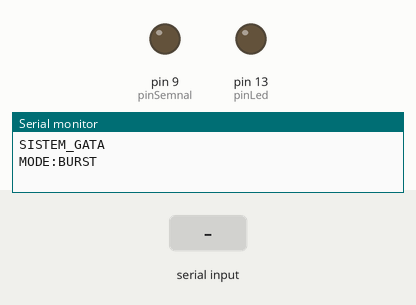
Simulated run of this sketch. Board: Arduino Uno, built with avr-gcc and run on an emulated ATmega328P. Shown: output pins drawn as LEDs (lit = HIGH), the last lines printed to the serial monitor. Dashed ring = blinking. The inputs (shaded band) are chosen by the test bench.

Above: at 1.2 s.
1.3 s: "START\n" received over Serial
At 1.9 s:
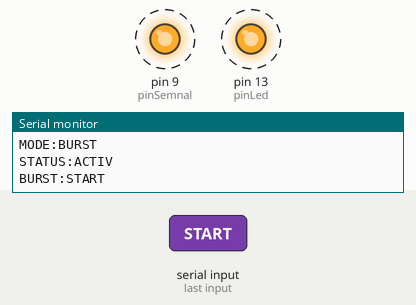
4.3 s: "STOP\n" received over Serial
At 5.1 s:
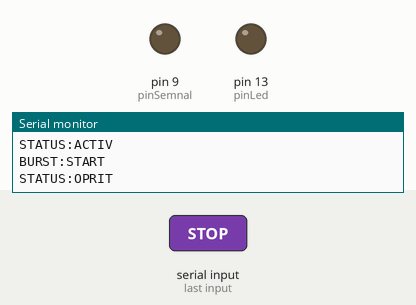
Timing chart, 0 to 7.3 s (numbered marks = the images above; inputs shaded):
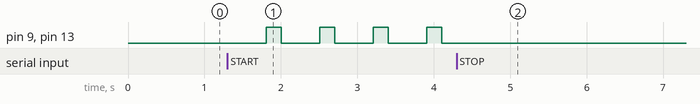

Measured:
- after the input at 1.3 s, pin 9 (pinSemnal), pin 13 (pinLed): alternates HIGH for 0.20 s and LOW for 0.50 s, starting after 0.51 s
- after the input at 4.3 s, pin 9 (pinSemnal), pin 13 (pinLed): stops changing and stays LOW

The sketch:

arduino_stimulator.ino
```cpp
//   STIMULATOR MUSCULAR - CONTROL WEB APP (SERIAL)
//   PROTOCOL DENERVARE - BURST MODE (CALUPURI)

const int pinSemnal = 9;   // Ieșire către driver (OPA541) sau LED de test
const int pinLed = 13;     // LED martor vizual

// Parametri protocol burst (ajustabili prin Web App)
bool stimulareActiva = false;
unsigned long durataImpuls = 200;           // ms - durata unui puls
unsigned long pauzaIntreImpulsuri = 500;    // ms - pauză între pulsuri în calup
unsigned long durataCalup = 8000;           // ms - 8 secunde de pulsuri
unsigned long pauzaIntreCalupuri = 16000;   // ms - 16 secunde pauză între calupuri

// Variabile pentru controlul timpului (Non-blocking)
unsigned long momentAnterior = 0;
unsigned long momentStartCalup = 0;
bool inPuls = false;
bool inCalup = false;

void setup() {
  pinMode(pinSemnal, OUTPUT);
  pinMode(pinLed, OUTPUT);

  // Viteza de comunicare cu Web App
  Serial.begin(9600);

  // Mesaj de confirmare pentru consola Web
  Serial.println("SISTEM_GATA");
  Serial.println("MODE:BURST");
}

void loop() {
  // 1. ASCULTARE COMENZI WEB APP
  if (Serial.available() > 0) {
    String comanda = Serial.readStringUntil('\n');
    comanda.trim();

    if (comanda == "START") {
      stimulareActiva = true;
      inCalup = true;
      momentStartCalup = millis();
      momentAnterior = millis();
      Serial.println("STATUS:ACTIV");
      Serial.println("BURST:START");
    }
    else if (comanda == "STOP") {
      stimulareActiva = false;
      digitalWrite(pinSemnal, LOW);
      digitalWrite(pinLed, LOW);
      inPuls = false;
      inCalup = false;
      Serial.println("STATUS:OPRIT");
    }
    else if (comanda.startsWith("PULS:")) { // Setează durata pulsului (ex: PULS:200)
      durataImpuls = comanda.substring(5).toInt();
      Serial.print("CONFIRM_PULS:");
      Serial.println(durataImpuls);
    }
    else if (comanda.startsWith("WAIT:")) { // Setează pauza între pulsuri (ex: WAIT:500)
      pauzaIntreImpulsuri = comanda.substring(5).toInt();
      Serial.print("CONFIRM_WAIT:");
      Serial.println(pauzaIntreImpulsuri);
    }
    else if (comanda.startsWith("BURST:")) { // Setează durata calupului (ex: BURST:8000)
      durataCalup = comanda.substring(6).toInt();
      Serial.print("CONFIRM_BURST:");
      Serial.println(durataCalup);
    }
    else if (comanda.startsWith("REST:")) { // Setează pauza între calupuri (ex: REST:16000)
      pauzaIntreCalupuri = comanda.substring(5).toInt();
      Serial.print("CONFIRM_REST:");
      Serial.println(pauzaIntreCalupuri);
    }
  }

  // 2. LOGICA DE GENERARE BURST (NON-BLOCKING)
  if (stimulareActiva) {
    unsigned long momentActual = millis();

    if (inCalup) {
      // SUNTEM ÎN CALUP (8 secunde de pulsuri)
      unsigned long timpInCalup = momentActual - momentStartCalup;

      if (timpInCalup >= durataCalup) {
        // Calupul s-a terminat, începe pauza
        digitalWrite(pinSemnal, LOW);
        digitalWrite(pinLed, LOW);
        inCalup = false;
        inPuls = false;
        momentAnterior = momentActual;
        Serial.println("BURST:END");
        Serial.println("REST:START");
      } else {
        // Continuăm cu pulsurile în calup
        if (!inPuls) {
          // Verificăm dacă a trecut timpul de pauză pentru a începe un nou puls
          if (momentActual - momentAnterior >= pauzaIntreImpulsuri) {
            digitalWrite(pinSemnal, HIGH);
            digitalWrite(pinLed, HIGH);
            momentAnterior = momentActual;
            inPuls = true;
          }
        } else {
          // Verificăm dacă a trecut durata pulsului pentru a-l opri
          if (momentActual - momentAnterior >= durataImpuls) {
            digitalWrite(pinSemnal, LOW);
            digitalWrite(pinLed, LOW);
            momentAnterior = momentActual;
            inPuls = false;
          }
        }
      }
    } else {
      // SUNTEM ÎN PAUZĂ ÎNTRE CALUPURI (16 secunde)
      if (momentActual - momentAnterior >= pauzaIntreCalupuri) {
        // Pauza s-a terminat, începe un nou calup
        inCalup = true;
        momentStartCalup = momentActual;
        momentAnterior = momentActual;
        Serial.println("REST:END");
        Serial.println("BURST:START");
      }
    }
  }
}
```
